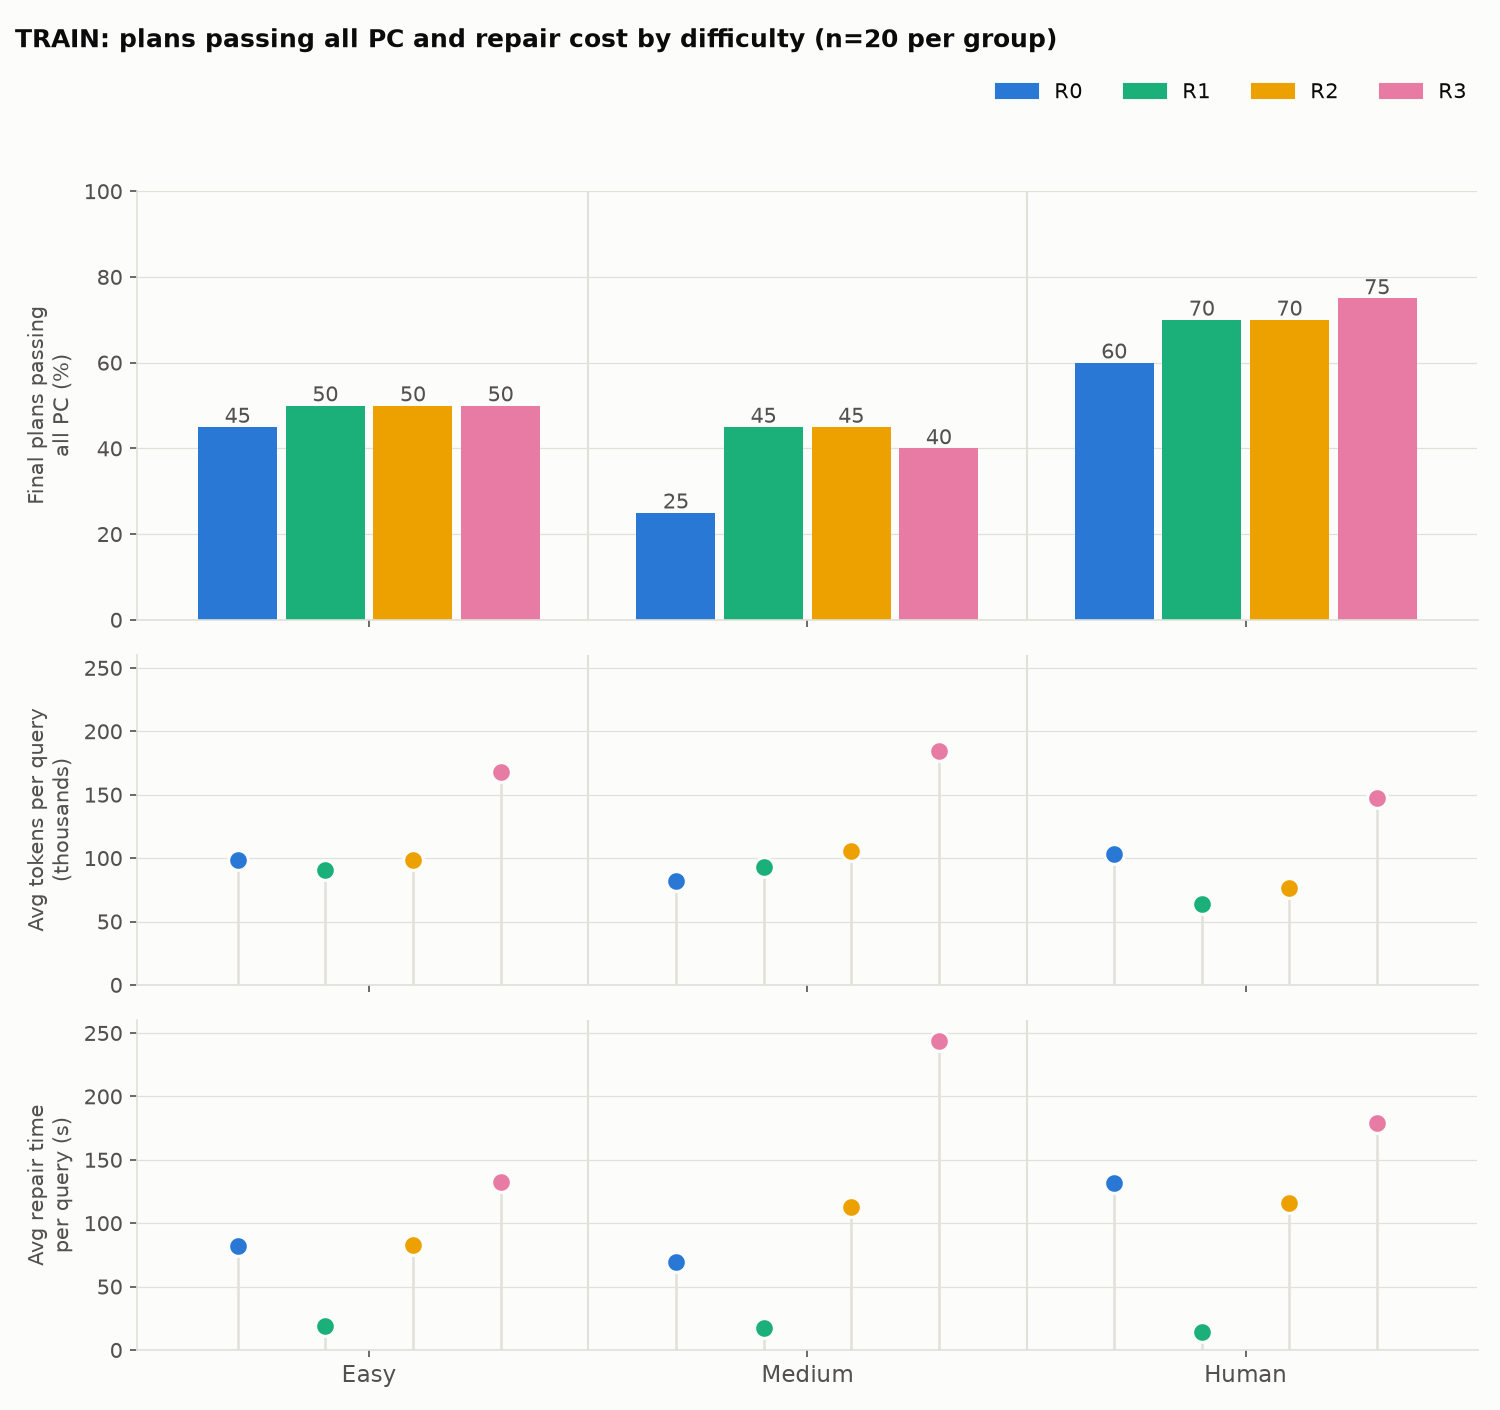

Write Python code to recreate this figure.
"""Plans passing all PC and repair cost for R0-R3 on Easy / Medium / Human (subset_train, 20 per group).

Same layout as test_result_analysis/difficulty_comparison_graphs/logical_macro_with_cost.png:
bars of final plans passing all PC (= ChinaTravel logical macro) on top, and avg tokens and
avg repair time per query directly under each bar.

Data:
  R0, R2, R3  train_result_analysis/merged/table1_pc.csv, table3_repair_process.csv, table4_eval_exp.csv
  R1          experiments/subset_train-r1: attempts.jsonl (tokens, time) and
              benchmark_eval/R1-*/logical_py.csv (plans passing all PC). The run kept only
              attempts.jsonl, so the "score" step reconstructs its queries/ and benchmark_eval/.

How the "score" step reconstructs R1 train (offline, no model calls):
  1. Reference queries: from experiments/subset_train-r0 (the 60 problems are identical in
     every train run).
  2. Final plan: accepted_plan_after of each query's last attempt (R1 accepts every
     candidate), translated with the loop's own LLMModuloAgent.translate_innercity_transport
     and wrapped as verify_plan does. A translation error keeps the partly translated copy,
     as verify_plan does.
  3. It writes, in the layout of the other train runs:
       queries/<uid>-<hash>/reference/query.json   (copied from subset_train-r0)
       queries/<uid>-<hash>/initial_state.json     (problem only; "reconstructed" key)
       queries/<uid>-<hash>/R1-<hash>.json         (final_verification.translated_plan only;
                                                    "reconstructed_from" key; no execution_status,
                                                    so analyze_repair_strategies.py does not count
                                                    it as a persisted terminal status; none for a
                                                    query with no plan)
       reconstructed_checkpoints.json              (method and one note per query)
     and scores the run in place with evaluate_repair_run (the same pipeline as every other
     run), which writes benchmark_eval/R1-<hash>/. run_manifest.json and attempts.jsonl are
     not changed. The step stops, and changes nothing, if a query already has a checkpoint
     that is not marked as reconstructed.
  Tokens and time: sums of total_tokens_delta and repair_time_seconds over each query's
  attempts (0 for a query with no attempts), as in table 3.
  Checked with "score --validate": the same rebuild of experiments/subset_test-r1 (in a temp
  folder) gives 30/30 identical translated plans, identical logical_py.csv and commonsense.csv,
  and the same plans-passing-all-PC, token and time values as the merged test tables.
  Known gap: h20241029143754236194 (Human) has no attempts (its initial plan passed the loop
  verifier), and its initial plan was not saved. It is scored as an empty plan (fail), so R1
  Human may be 1 plan (5 pp) too low.

Output next to this script (train_result_analysis/difficulty_comparisons/):
  difficulty_comparison_r0-3.png

Usage (from the repository root):
  .venv/Scripts/python.exe train_result_analysis/difficulty_comparisons/difficulty_comparison_r0-3.py score [--validate]
  python train_result_analysis/difficulty_comparisons/difficulty_comparison_r0-3.py plot     (needs matplotlib)
"score" is needed only once (or after a change to the R1 run). The project .venv has no
matplotlib and the system Python has no project packages, so the two steps can use
different interpreters.
"""
import argparse
import collections
import csv
import json
import os
import shutil
import sys
from copy import deepcopy
from pathlib import Path

HERE = Path(__file__).resolve().parent  ## train_result_analysis/difficulty_comparisons
REPO = HERE.parents[1]
OUT = HERE  ## the PNG goes next to this script
MERGED = REPO / "train_result_analysis" / "merged"
R1_RUN = REPO / "experiments" / "subset_train-r1"
REFS_RUN = REPO / "experiments" / "subset_train-r0"
GROUPS = ["Easy", "Medium", "Human"]
METHODS = ["R0", "R1", "R2", "R3"]
MACRO = "Logical macro (%)"
TOKENS = "[per query] Avg tokens spent per query (queries with complete token data)"
TIME = "[per query] Avg repair time per query (s)"
METHOD_NOTE = ("Reconstructed offline from attempts.jsonl by train_result_analysis/difficulty_comparisons/"
               "difficulty_comparison_r0-3.py (score step): final plan = accepted_plan_after of the last "
               "attempt, translated with LLMModuloAgent.translate_innercity_transport; reference queries "
               "from subset_train-r0. Not a checkpoint written by the repair loop.")


def load_json(path):
    return json.loads(Path(path).read_text(encoding="utf-8"))


## ---------- shared: R1 values per group (standard library only) ----------

def group_metrics(attempts_run, scored_run):
    """Per group: plans passing all PC (count, %), avg tokens and avg repair time per query."""
    origin = load_json(REPO / "chinatravel/evaluation/splits/subset_origin.json")["origin"]
    uids = load_json(Path(attempts_run) / "run_manifest.json")["query_uids"]
    tokens, time = collections.Counter(), collections.Counter()
    for line in open(Path(attempts_run) / "attempts.jsonl", encoding="utf-8"):
        row = json.loads(line)
        tokens[row["query_uid"]] += row["total_tokens_delta"] or 0
        time[row["query_uid"]] += row["repair_time_seconds"] or 0
    found = list((Path(scored_run) / "benchmark_eval").glob("*/logical_py.csv"))
    if len(found) != 1:
        sys.exit(f"{scored_run}: expected one benchmark_eval/*/logical_py.csv, found {len(found)}. "
                 "Run the score step first (see the docstring).")
    passed = {}
    with open(found[0], encoding="utf-8") as stream:
        for row in csv.DictReader(stream):
            cells = [v for k, v in row.items() if k.startswith("logic_py_") and v not in ("", None)]
            passed[row["data_id"]] = all(float(v) == 1 for v in cells)
    result = {}
    for group in GROUPS + ["All"]:
        members = [u for u in uids if group == "All" or origin[u] == group.lower()]
        result[group] = dict(n=len(members), all_pc=sum(passed[u] for u in members),
                             pct=round(100 * sum(passed[u] for u in members) / len(members), 2),
                             tokens=round(sum(tokens[u] for u in members) / len(members)),
                             time=round(sum(time[u] for u in members) / len(members), 1))
    return result


## ---------- score step (needs the project packages: run with .venv) ----------

def rebuild_and_score(src, refs, out, initial_from=None):
    """Write reconstructed queries/ files for the run src into out (src itself, or a temp
    folder for validation) and score out with evaluate_repair_run."""
    from chinatravel.agent.nesy_verifier.llm_modulo import LLMModuloAgent
    from chinatravel.environment.world_env import WorldEnv
    from chinatravel.evaluation.export_final_plans import evaluate_repair_run
    from chinatravel.evaluation.repair_comparison import _component, _save

    src, refs, out = Path(src), Path(refs), Path(out)
    in_place = src.resolve() == out.resolve()

    def query_dir(run, uid):
        return Path(run) / "queries" / _component(uid)

    class Translator:  ## only the attributes translate_innercity_transport uses
        def __init__(self, lang):
            self.env, self.problem = WorldEnv(lang=lang), None

        def __call__(self, itinerary, problem):
            self.problem = problem
            try:  ## in place, as verify_plan does; on an error the partly translated copy stays
                LLMModuloAgent.translate_innercity_transport(self, itinerary, problem)
                return None
            except Exception as exc:
                return f"{type(exc).__name__}: {exc}"

    manifest = load_json(src / "run_manifest.json")
    strategy = manifest["repair_strategies_requested"][0]
    checkpoint_name = _component(strategy) + ".json"
    if in_place:  ## never replace files written by the repair loop
        for uid in manifest["query_uids"]:
            for path in (query_dir(out, uid) / checkpoint_name, query_dir(out, uid) / "initial_state.json"):
                if path.exists() and not ({"reconstructed", "reconstructed_from"} & set(load_json(path))):
                    sys.exit(f"{path} is a real file of the run, not a reconstruction: nothing changed.")
    rows = collections.defaultdict(list)
    for line in open(src / "attempts.jsonl", encoding="utf-8"):
        row = json.loads(line)
        rows[row["query_uid"]].append(row)
    translate, notes, statuses = Translator(manifest["language"]), {}, {}
    for uid in manifest["query_uids"]:
        problem = load_json(query_dir(refs, uid) / "initial_state.json")["state"]["problem"]
        directory = query_dir(out, uid)
        reference = query_dir(refs, uid) / "reference" / "query.json"
        if reference.exists():
            (directory / "reference").mkdir(parents=True, exist_ok=True)
            shutil.copyfile(reference, directory / "reference" / "query.json")
        _save(directory / "initial_state.json",
              {"query_uid": uid, "reconstructed": METHOD_NOTE, "state": {"problem": problem}})
        attempts = sorted(rows.get(uid, []), key=lambda r: r["step"])
        if attempts:
            itinerary, status = attempts[-1]["accepted_plan_after"], "completed"
            notes[uid] = f"final plan = accepted_plan_after of attempt step {attempts[-1]['step']}"
        elif initial_from:
            itinerary = load_json(query_dir(initial_from, uid) / "initial_state.json")["state"]["raw_initial_plan"]
            status = "completed"
            notes[uid] = "no attempts: initial plan from --initial-from"
        else:
            itinerary, status = None, "initial_plan_missing"
            notes[uid] = ("no attempts (initial plan passed the loop verifier) and the initial plan was "
                          "not saved: scored as an empty plan (fail)")
        plan = None
        if isinstance(itinerary, list) and itinerary:
            plan = {"people_number": problem["people_number"], "start_city": problem["start_city"],
                    "target_city": problem["target_city"], "itinerary": deepcopy(itinerary)}
            error = translate(plan["itinerary"], problem)
            if error:
                notes[uid] += f"; translation error, partly translated plan kept as in verify_plan ({error})"
        statuses[uid] = status
        checkpoint = directory / checkpoint_name
        if plan is None:  ## no plan: no checkpoint (the evaluator scores it as an empty plan anyway)
            checkpoint.unlink(missing_ok=True)
            continue
        ## No execution_status / stop_reason / verification results: the loop did not persist
        ## them, and analyze_repair_strategies.py would report them as "directly persisted".
        _save(checkpoint, {"query_uid": uid, "repair_strategy": strategy, "reconstructed_from": "attempts.jsonl",
                           "final_verification": {"translated_plan": plan}})
    if not in_place:
        _save(out / "run_manifest.json", manifest)
    _save(out / "reconstructed_checkpoints.json", {"method": METHOD_NOTE, "queries": notes})
    evaluate_repair_run(out)
    ## Without execution_status the evaluator lists every query as "initial_generation_failed";
    ## replace that with the reconstructed status, marked as such.
    [population_path] = (out / "benchmark_eval").glob("*/evaluation_population.json")
    population = load_json(population_path)
    population["statuses"] = {u: "reconstructed_" + s for u, s in statuses.items()}
    population["statuses_source"] = "reconstructed from attempts.jsonl (not persisted by the repair loop)"
    _save(population_path, population)
    return manifest, strategy


def validate(tmp):
    """Rebuild R1 test (which has real checkpoints) in tmp and compare with its real files and tables."""
    from chinatravel.evaluation.repair_comparison import pair_path
    run = REPO / "experiments" / "subset_test-r1"
    manifest, strategy = rebuild_and_score(run, run, tmp, initial_from=run)
    same = sum(json.dumps(load_json(pair_path(run, u, strategy))["final_verification"]["translated_plan"],
                          sort_keys=True)
               == json.dumps(load_json(pair_path(tmp, u, strategy))["final_verification"]["translated_plan"],
                             sort_keys=True)
               for u in manifest["query_uids"])
    print(f"validate: rebuilt plans identical to the real ones: {same}/{len(manifest['query_uids'])}")
    for name in ("logical_py.csv", "commonsense.csv"):
        [real] = (run / "benchmark_eval").glob(f"*/{name}")
        [new] = (Path(tmp) / "benchmark_eval").glob(f"*/{name}")
        print(f"validate: {name} identical:", real.read_text(encoding="utf-8") == new.read_text(encoding="utf-8"))
    tables = {n: load_table(REPO / "test_result_analysis/merged", n)
              for n in ("table3_repair_process.csv", "table4_eval_exp.csv")}
    result = group_metrics(run, tmp)
    for g in GROUPS + ["All"]:
        expected = (table_value(tables["table4_eval_exp.csv"], MACRO, g, "R1"),
                    table_value(tables["table3_repair_process.csv"], TOKENS, g, "R1"),
                    table_value(tables["table3_repair_process.csv"], TIME, g, "R1"))
        got = (result[g]["pct"], result[g]["tokens"], result[g]["time"])
        print(f"validate: {g}: {'OK' if all(abs(a - b) < 0.01 for a, b in zip(got, expected)) else 'DIFFERS'}"
              f" (rebuilt {got}, table {expected})")


def score(args):
    os.chdir(REPO)  ## the sandbox database and eval_exp are found from the repository root
    sys.path.insert(0, str(REPO))
    if args.validate:
        import tempfile
        with tempfile.TemporaryDirectory() as tmp:  ## the validation rebuild is not kept
            validate(Path(tmp))
    rebuild_and_score(R1_RUN, REFS_RUN, R1_RUN)
    print(json.dumps(group_metrics(R1_RUN, R1_RUN), indent=2))


## ---------- plot step (needs matplotlib) ----------

def load_table(folder, name):
    with open(Path(folder) / name, encoding="utf-8") as stream:
        return {row["metric"]: row for row in csv.DictReader(stream)}


def table_value(table, metric, group, method):
    if metric not in table:  ## a unique prefix is accepted (the table 4 names are long)
        matches = [m for m in table if m.startswith(metric)]
        assert len(matches) == 1, (metric, matches)
        metric = matches[0]
    return float(table[metric][f"{group} {method}"])


def plot(_args):
    import matplotlib
    matplotlib.use("Agg")
    import matplotlib.pyplot as plt
    import numpy as np

    ## Same colours as the test plots (dataviz palette validator: all checks pass).
    color = {"R0": "#2a78d6", "R1": "#1baf7a", "R2": "#eda100", "R3": "#e87ba4"}
    surface, ink, ink2, grid = "#fcfcfb", "#0b0b0b", "#52514e", "#e1e0d9"
    plt.rcParams.update({
        "figure.facecolor": surface, "axes.facecolor": surface, "savefig.facecolor": surface,
        "axes.edgecolor": grid, "axes.labelcolor": ink2, "xtick.color": ink2, "ytick.color": ink2,
        "text.color": ink, "axes.grid": True, "grid.color": grid, "grid.linewidth": 0.6,
        "axes.spines.top": False, "axes.spines.right": False, "font.size": 10,
        "axes.titleweight": "bold", "axes.titlesize": 11, "axes.axisbelow": True,
    })
    r1 = group_metrics(R1_RUN, R1_RUN)
    t1, t3, t4 = (load_table(MERGED, n) for n in ("table1_pc.csv", "table3_repair_process.csv", "table4_eval_exp.csv"))
    n = int(table_value(t1, "Queries (n)", "Easy", "R0"))

    def value(table, metric, group, method):  ## R1 from its run folder, the others from the merged tables
        if method == "R1":
            return r1[group][{MACRO: "pct", TOKENS: "tokens", TIME: "time"}[metric]]
        return table_value(table, metric, group, method)

    for g in GROUPS:  ## the bars must equal table 1's count of plans with 0 failed PC, as a %
        for m in METHODS:
            if m != "R1":
                assert abs(value(t4, MACRO, g, m) - 100 * table_value(t1, "Final plans with 0 failed PC", g, m) / n) < 0.01

    width = 0.8 / len(METHODS)
    fig, axes = plt.subplots(3, 1, figsize=(10, 9.4), sharex=True, height_ratios=(1.3, 1, 1))
    for i, m in enumerate(METHODS):
        x = np.arange(3) + (i - (len(METHODS) - 1) / 2) * width
        macro = [value(t4, MACRO, g, m) for g in GROUPS]
        bars = axes[0].bar(x, macro, width=width - 0.02, color=color[m])
        for bar, v in zip(bars, macro):
            axes[0].annotate(f"{v:.0f}", (bar.get_x() + bar.get_width() / 2, v), xytext=(0, 2),
                             textcoords="offset points", ha="center", fontsize=10, color=ink2)
        for ax, metric, scale in ((axes[1], TOKENS, 1000), (axes[2], TIME, 1)):
            values = [value(t3, metric, g, m) / scale for g in GROUPS]
            ax.vlines(x, 0, values, color=grid, lw=1.2, zorder=1)  ## thin stem, ties the point to the bar
            ax.scatter(x, values, s=90, color=color[m], edgecolor=surface, linewidth=1.5, zorder=3)
    axes[0].set_ylim(0, 100)
    axes[0].set_ylabel("Final plans passing\nall PC (%)")
    axes[1].set_ylim(0, 260)
    axes[1].set_ylabel("Avg tokens per query\n(thousands)")
    axes[2].set_ylim(0, 260)
    axes[2].set_ylabel("Avg repair time\nper query (s)")
    for ax in axes:
        ax.grid(axis="x", visible=False)
        for x in (0.5, 1.5):  ## separate the difficulty groups across all three panels
            ax.axvline(x, color=grid, lw=1)
    axes[2].set_xticks(range(3), GROUPS)
    axes[2].tick_params(axis="x", labelsize=11)
    handles = [plt.Rectangle((0, 0), 1, 1, color=color[m]) for m in METHODS]
    fig.legend(handles, METHODS, frameon=False, ncols=len(METHODS), loc="upper right", bbox_to_anchor=(0.99, 0.955))
    fig.suptitle(f"TRAIN: plans passing all PC and repair cost by difficulty (n={n} per group)",
                 x=0.01, ha="left", fontsize=12, fontweight="bold")
    fig.tight_layout(rect=(0, 0, 1, 0.92))
    path = OUT / "difficulty_comparison_r0-3.png"
    fig.savefig(path, dpi=150)
    plt.close(fig)
    print("wrote", path)


if __name__ == "__main__":
    parser = argparse.ArgumentParser(description=__doc__, formatter_class=argparse.RawDescriptionHelpFormatter)
    steps = parser.add_subparsers(dest="step", required=True)
    score_parser = steps.add_parser("score", help="reconstruct and score R1 train in place (project .venv)")
    score_parser.add_argument("--validate", action="store_true", help="first check the method on R1 test")
    score_parser.set_defaults(run=score)
    steps.add_parser("plot", help="draw the figure (needs matplotlib)").set_defaults(run=plot)
    args = parser.parse_args()
    args.run(args)
